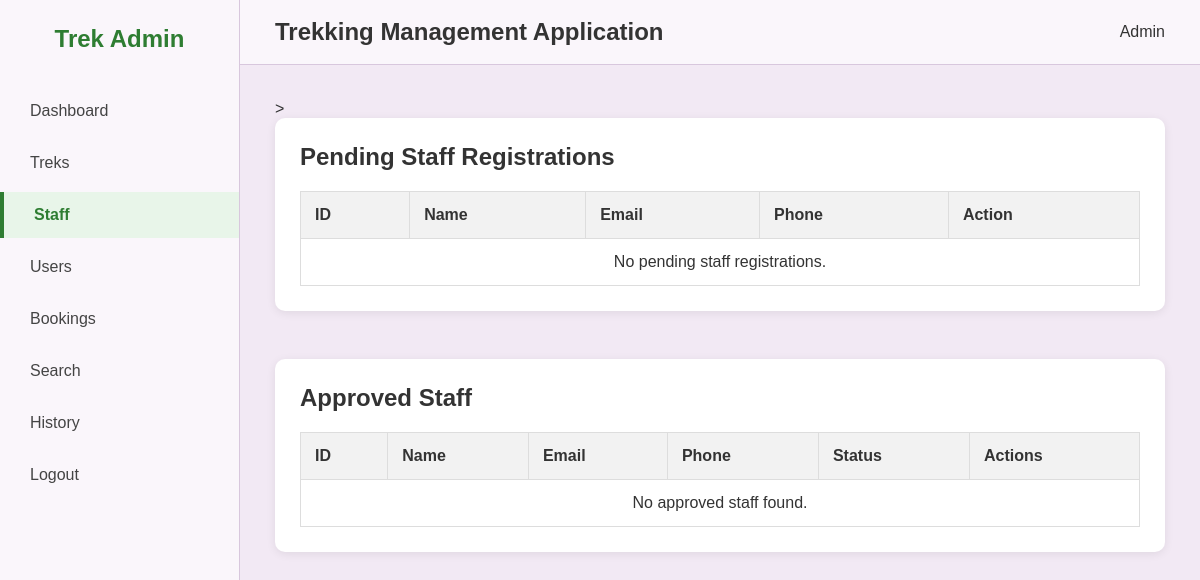
The app's page /admin/staff (signed in), older data.
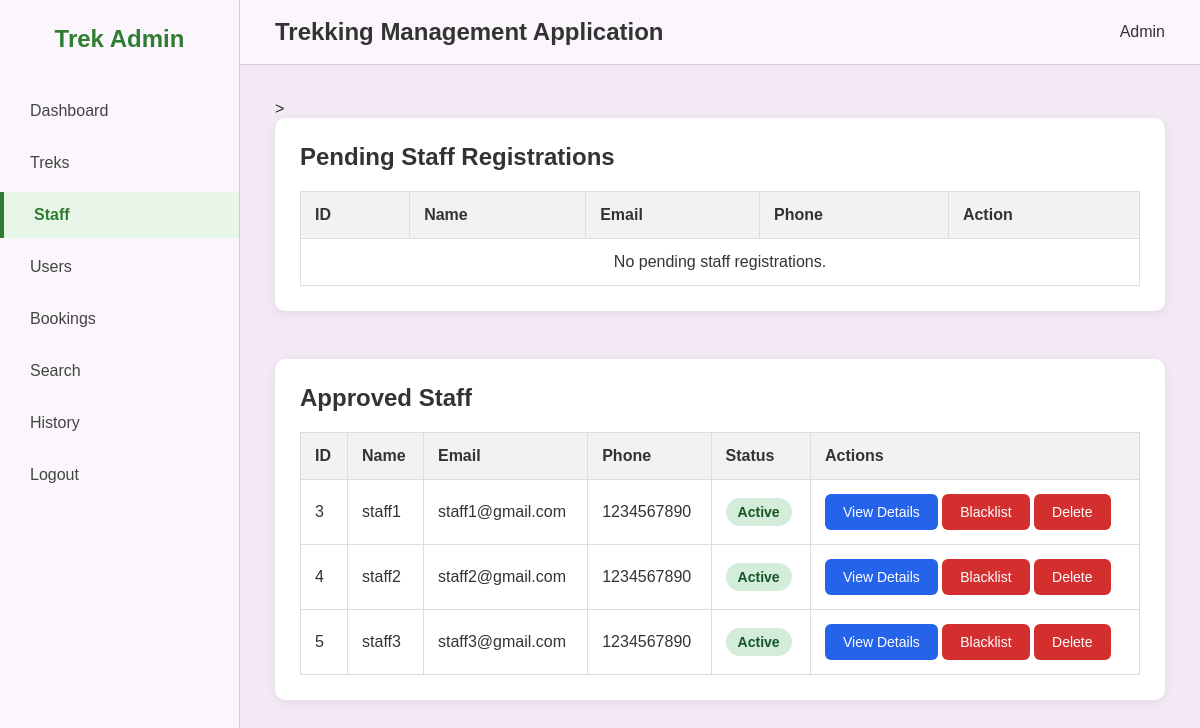
The same page, newer data.
### models/models.py (models this page shows)
class User(db.Model):
    __tablename__='users'
    id=db.Column(db.Integer,primary_key=True)
    name=db.Column(db.String(100),nullable=False)
    email=db.Column(db.String(100),nullable=False,unique=True)
    password=db.Column(db.String(100),nullable=False)
    phone=db.Column(db.String(20),nullable=False)
    role=db.Column(db.String(30),nullable=False,default='user')                #admin/staff/user
    status=db.Column(db.String(20),nullable=False,default='active')    #active/blacklisted
    created_at=db.Column(db.DateTime,default=datetime.utcnow)
    bookings=db.relationship('Booking',backref='user',lazy=True)

### controllers/admin_controller.py (the view)
    @app.route('/admin/staff')
    @login_required
    @role_required('admin')
    def view_staff():
        approved_staff = User.query.join(StaffProfile).filter(
            User.role == 'staff',
            StaffProfile.approval_status == 'approved'
        ).all()
        pending_staff = User.query.join(StaffProfile).filter(
            User.role == 'staff',
            StaffProfile.approval_status == 'pending'
        ).all()
        return render_template('admin/staffs.html',
                               approved_staff=approved_staff,
                               pending_staff=pending_staff
                               )

### templates/admin/staffs.html (shortened to what the changed rows need)
{% extends "base.html" %}
{% block content %}
<div class="dashboard-container">
    <aside class="sidebar">
        <h2 class="logo">Trek Admin</h2>
    </aside>
    <div class="main-content">
        <header class="topbar">
            <h2>Trekking Management Application</h2>
        </header>
        <div class="content">>
            <div class="table-box">
                <div class="table-header">
                    <h2>Pending Staff Registrations</h2>
                </div>
                <table>
                    <thead>
                        <tr>
                            <th>ID</th>
                            <th>Name</th>
                            <th>Email</th>
                            <th>Phone</th>
                            <th>Action</th>
                        </tr>
                    </thead>
                </table>
            </div>
            <br>
            <div class="table-box">
                <div class="table-header">
                    <h2>Approved Staff</h2>
                </div>
                <table>
                    <thead>
                        <tr>
                            <th>ID</th>
                            <th>Name</th>
                            <th>Email</th>
                            <th>Phone</th>
                            <th>Status</th>
                            <th>Actions</th>
                        </tr>
                    </thead>
                    <tbody>
                        {% if approved_staff %}
                            {% for staff in approved_staff %}
                            <tr>
                                <td>{{ staff.id }}</td>
                                <td>{{ staff.name }}</td>
                                <td>{{ staff.email }}</td>
                                <td>{{ staff.phone }}</td>
                                <td>
                                    {% if staff.status == 'active' %}
                                        <span class="status-open">
                                            Active
                                        </span>
                                    {% else %}
                                        <span class="status-closed">
                                            Blacklisted
                                        </span>
                                    {% endif %}
                                </td>
                                <td>
                                     <a href="{{ url_for('view_staff_details', staff_id=staff.id) }}"
                                        class="btn">
                                        View Details
                                    </a>
                                    {% if staff.status == 'active' %}
                                        <a href="{{ url_for('blacklist_user', user_id=staff.id) }}"
                                           class="delete-btn">
                                            Blacklist
                                        </a>
                                    {% else %}
                                        <a href="{{ url_for('activate_user', user_id=staff.id) }}"
                                           class="edit-btn">
                                            Activate
                                        </a>
                                    {% endif %}
                                    <a href="{{ url_for('delete_staff', staff_id=staff.id) }}"
                                       class="delete-btn"
                                       onclick="return confirm('Delete this staff member?')">
                                        Delete
                                    </a>
                                </td>
                            </tr>
                            {% endfor %}
                        {% else %}
                            <tr>
                                <td colspan="6" style="text-align:center;">
                                    No approved staff found.
                                </td>
                            </tr>
                        {% endif %}
                    </tbody>
                </table>
            </div>
        </div>
    </div>
</div>
{% endblock %}

Row changes from the older to the newer data that the page shows:
added User: id "3", name "staff1", email "staff1@gmail.com", phone "1234567890", status "Active"
added User: id "4", name "staff2", email "staff2@gmail.com", phone "1234567890", status "Active"
added User: id "5", name "staff3", email "staff3@gmail.com", phone "1234567890", status "Active"
Text that changed along with them:
text no longer shown: "No approved staff found."
